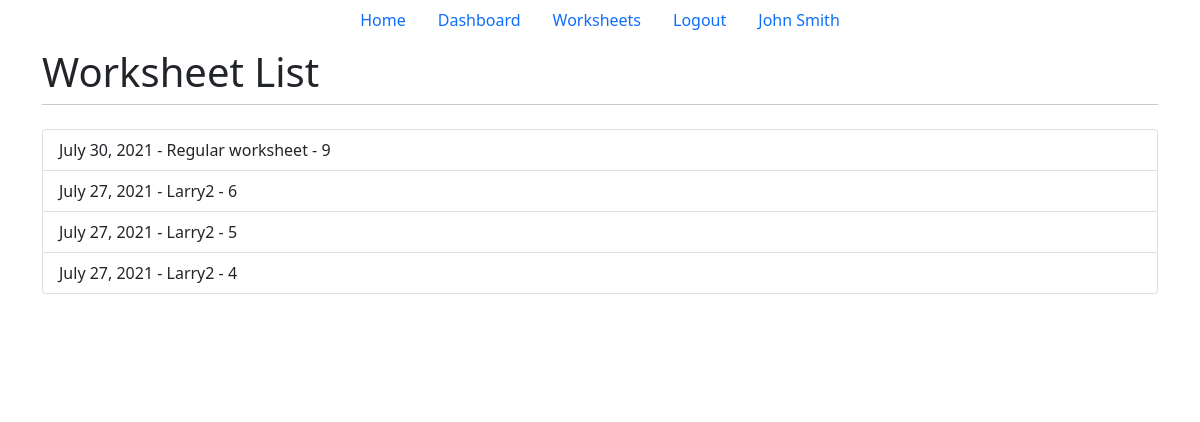
Page /worksheets/ (signed in) on the earlier database version.
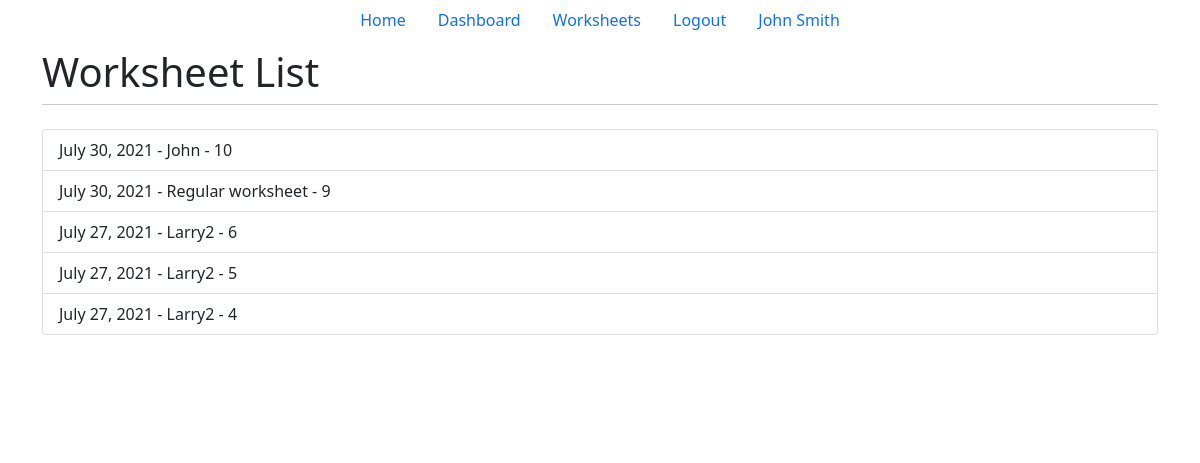
Same page on the later database version.
### main/models.py (models this page shows, shortened)
class Worksheet(models.Model):
    user = models.ForeignKey(
        User, on_delete=models.CASCADE, related_name="worksheet", null=True)
    name = models.CharField(max_length=20)
    date = models.DateField(name="date", auto_now_add=True)
    stores = [
        {"name": 'Orlando',  "number": 116},
        {"name": 'LBV',      "number": 167},
        {"name": 'Vineland', "number": 215},
        {"name": 'Footwear', "number": 254},
        {"name": 'Youth',    "number": 279},
        {"name": 'Disney',   "number": 517},
    ]
    class Meta:
        verbose_name = _("Worksheet")
        verbose_name_plural = _("Worksheets")
    def get_operations(self):
        op = Operation.objects.all()
        list = []
        for item in op:
            list.append({"name":item.name, "desc":item.description})
        return list
    operations = get_operations

### main/views.py (the view)
# urls.py: path('worksheets/', views.worksheets, name="worksheets"),
def worksheets(response):
    return render(response, "worksheets.html", {})

### main/templates/worksheets.html (shortened to what this page needs)
{% extends 'base.html' %}
{% block title2 %}Worksheet List{% endblock title2 %}
{% block content %}
    {% if user.is_authenticated %}
        <div class="list-group">
            {% for ws in user.worksheet.all reversed %}
                <a href="/tracker/{{ws.id}}" class="list-group-item list-group-item-action">
                    {{ws.date}} - {{ws.name}} - {{ws.id}}
                </a>
            {% endfor %}
        </div>
    {% else %}
        <p>Login<a href="/login/">Here</a></p>
    {% endif %}
{% endblock content %}

Differences in the rows shown:
added Worksheet: date "July 30, 2021", name "John", id "10"
